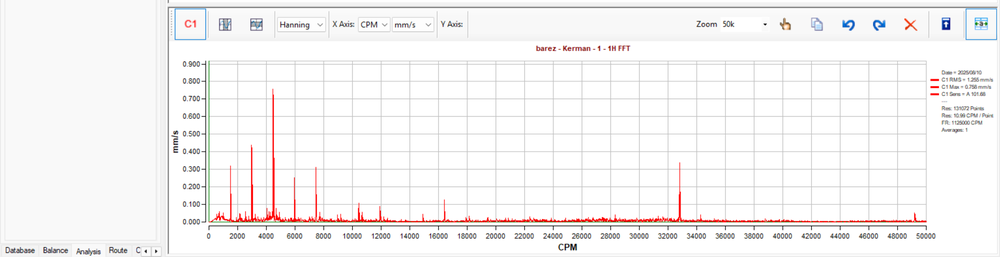
#> input picture test_fft.png, 1000 x 257 px, shrunk from 1917 x 493 before the run
$ python test_curve_extraction.py
#> lines starting #> are read from the running program, lines starting #| are printed output that depends on the picture; after the words box and inside, x2 and y2 are one past the last pixel; in counts of white or black regions, pixels touching at a corner belong together
# test_curve_extraction.py

from pathlib import Path
import cv2
import numpy as np


IMAGE_PATH = Path("test_fft.png")
OUTPUT_PATH = Path("debug_fft_curve.png")


# ============================================================
# پیدا کردن ROI نمودار
# ============================================================

def crop_graph_area(image):

    h, w = image.shape[:2]

    # طبق تست قبلی:
    # محور X حدود y=434 است
    #
    # نمودار معمولاً بالای محور قرار دارد

    x1 = int(w * 0.05)
    x2 = int(w * 0.95)

    y1 = int(h * 0.08)
    y2 = int(h * 0.88)

    return image[y1:y2, x1:x2], (x1, y1)


# ============================================================
# استخراج خطوط
# ============================================================

def extract_curve(roi):

    gray = cv2.cvtColor(
        roi,
        cv2.COLOR_BGR2GRAY
    )


    # افزایش کنتراست

    clahe = cv2.createCLAHE(
        clipLimit=2.0,
        tileGridSize=(8,8)
    )

    enhanced = clahe.apply(gray)


    # Threshold تطبیقی

    binary = cv2.adaptiveThreshold(
        enhanced,
        255,
        cv2.ADAPTIVE_THRESH_GAUSSIAN_C,
        cv2.THRESH_BINARY_INV,
        31,
        8
    )


    # حذف خطوط افقی Grid

    horizontal_kernel = cv2.getStructuringElement(
        cv2.MORPH_RECT,
        (40,1)
    )


    horizontal = cv2.morphologyEx(
        binary,
        cv2.MORPH_OPEN,
        horizontal_kernel
    )


    # حذف خطوط عمودی Grid

    vertical_kernel = cv2.getStructuringElement(
        cv2.MORPH_RECT,
        (1,40)
    )


    vertical = cv2.morphologyEx(
        binary,
        cv2.MORPH_OPEN,
        vertical_kernel
    )


    grid = cv2.bitwise_or(
        horizontal,
        vertical
    )


    clean = cv2.subtract(
        binary,
        grid
    )


    # اتصال قسمت‌های شکسته منحنی

    kernel = cv2.getStructuringElement(
        cv2.MORPH_ELLIPSE,
        (3,3)
    )


    clean = cv2.morphologyEx(
        clean,
        cv2.MORPH_CLOSE,
        kernel,
        iterations=2
    )


    return clean


# ============================================================
# پیدا کردن Contour اصلی
# ============================================================

def find_curve_contour(mask):


    contours, _ = cv2.findContours(
        mask,
        cv2.RETR_EXTERNAL,
        cv2.CHAIN_APPROX_NONE
    )


    if not contours:
        return None


    candidates=[]


    for c in contours:

        area = cv2.contourArea(c)

        length = cv2.arcLength(
            c,
            False
        )


        if length < 100:
            continue


        candidates.append(
            (
                length,
                c
            )
        )


    if not candidates:
        return None


    # بلندترین خط احتمالاً Spectrum است

    candidates.sort(
        key=lambda x:x[0],
        reverse=True
    )


    return candidates[0][1]


# ============================================================
# استخراج نقاط منحنی
# ============================================================

def contour_to_points(contour):

    points=[]

    for p in contour:

        x,y = p[0]

        points.append(
            (
                int(x),
                int(y)
            )
        )

    return points


# ============================================================
# Main
# ============================================================

def main():

    print("="*70)
    print("FFT CURVE EXTRACTION TEST")
    print("="*70)


    image=cv2.imread(
        str(IMAGE_PATH)
    )
#> image is the input picture: shape (257, 1000, 3); mean B, G, R 244.2, 244.3, 246.1


    if image is None:

        print(
            "Image not found"
        )

        return


    roi, offset = crop_graph_area(
        image
    )
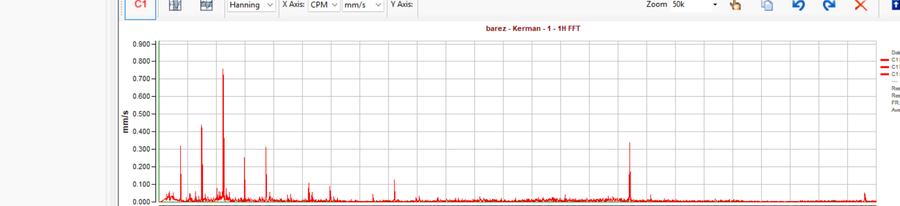
#> roi: shape (206, 900, 3); mean B, G, R 244.9, 245.1, 247.6
#> offset = (50, 20)


    mask = extract_curve(
        roi
    )
#> in extract_curve, `binary = cv2.adaptiveThreshold( enhanced, 255, cv2.ADAPTIVE_THRESH_GAU..`:
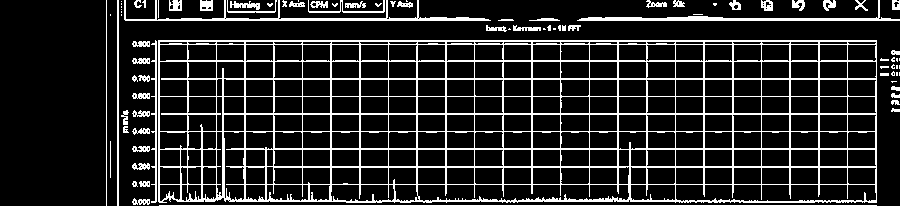
#> binary: shape (206, 900); 15.2% white in thin lines or dots, all inside (x1, y1, x2, y2) = (106, 0, 900, 206)
#> in extract_curve, `horizontal = cv2.morphologyEx( binary, cv2.MORPH_OPEN, horizontal_kern..`:
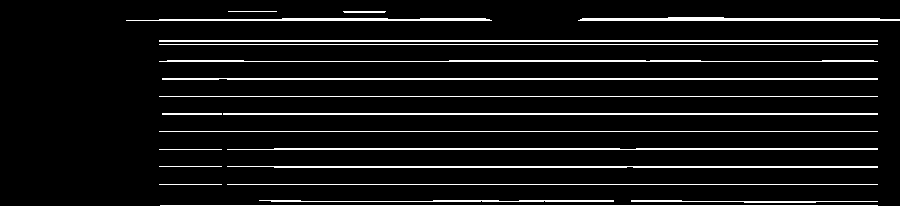
#> horizontal: shape (206, 900); 7.8% white in thin lines or dots, all inside (x1, y1, x2, y2) = (126, 11, 900, 206)
#> in extract_curve, `vertical = cv2.morphologyEx( binary, cv2.MORPH_OPEN, vertical_kernel )`:
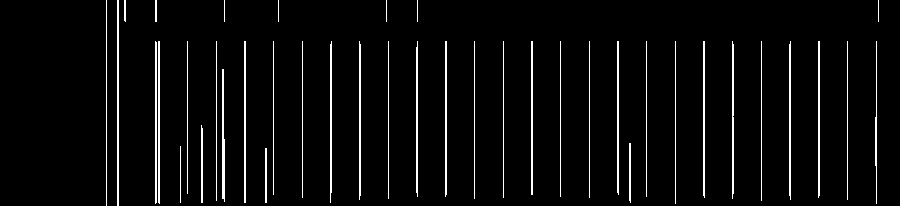
#> vertical: shape (206, 900); 4.3% white in thin lines or dots, all inside (x1, y1, x2, y2) = (106, 0, 879, 206)
#> in extract_curve, `grid = cv2.bitwise_or( horizontal, vertical )`:
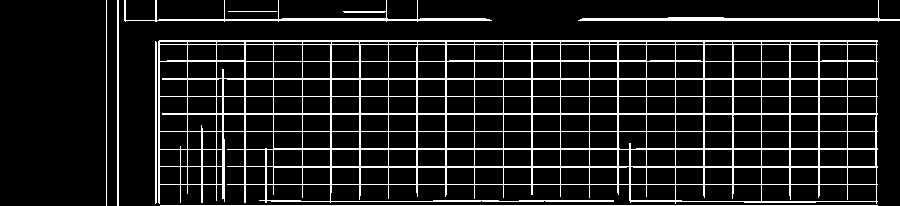
#> grid: shape (206, 900); 11.8% white in thin lines or dots, all inside (x1, y1, x2, y2) = (106, 0, 900, 206)
#> in extract_curve, `clean = cv2.subtract( binary, grid )`: clean: shape (206, 900); 3.5% white in thin lines or dots, all inside (x1, y1, x2, y2) = (110, 0, 900, 206)
#> in extract_curve, `clean = cv2.morphologyEx( clean, cv2.MORPH_CLOSE, kernel, iterations=2 )`:
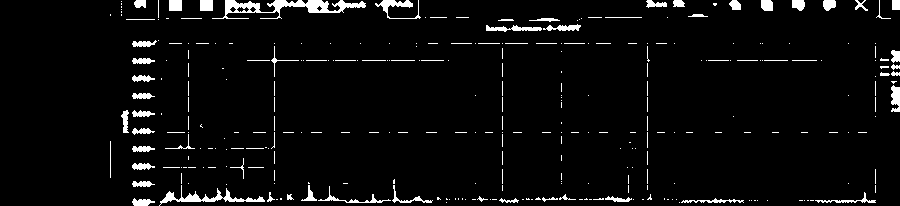
#> clean: shape (206, 900); 4.3% white; 304 white regions (234 under 20 px)


    contour = find_curve_contour(
        mask
    )
#> in find_curve_contour, `contours, _ = cv2.findContours( mask, cv2.RETR_EXTERNAL, cv2.CHAIN_APP..`: contours = 304 contours, 264 with area under 20; largest, box (x1, y1, x2, y2) and area: (212, 0, 366, 19) 938, (159, 185, 265, 206) 390, (375, 0, 421, 19) 189, (486, 25, 542, 32) 152, (891, 85, 900, 112) 149
#> the loop in find_curve_contour, `for c in contours: ` made 304 passes
#> (area, length) on passes 27, 32, 38: (76, 151.1), (29.5, 48.77), (98, 54.04)
#> after the loop in find_curve_contour, `for c in contours:`: candidates = 9 items
#> contour = contour of 480 points, box (x1, y1, x2, y2) (212, 0, 366, 19), area 938


    debug = image.copy()


    if contour is None:

        print(
            "No curve detected"
        )

    else:


        points = contour_to_points(
            contour
        )
#> the loop in contour_to_points, `for p in contour: ` made 480 passes
#> (x, y) on passes 1 to 3: (225, 0), (225, 1), (225, 2)
#> after the loop in contour_to_points, `for p in contour:`: points = 480 pairs, first value 212 to 365, second value 0 to 18


        print(
            "Curve points:",
            len(points)
        )
#| Curve points: 480


        # انتقال مختصات به تصویر اصلی

        contour_shifted = contour.copy()
#> contour_shifted has the same summary as contour

        contour_shifted[:,:,0] += offset[0]
        contour_shifted[:,:,1] += offset[1]


        cv2.drawContours(
            debug,
            [
                contour_shifted
            ],
            -1,
            (0,0,255),
            2
        )
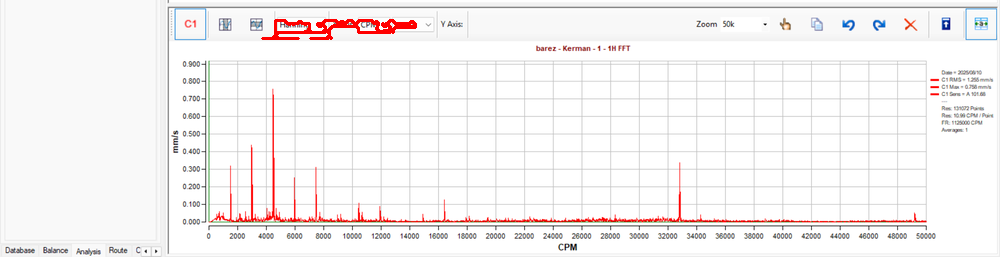
#> debug: shape (257, 1000, 3); 0.54% of pixels changed, all inside (x1, y1, x2, y2) = (261, 19, 417, 40)


        print(
            "Contour extracted"
        )


    cv2.imwrite(
        str(OUTPUT_PATH),
        debug
    )


    print()
    print(
        "Saved:",
        OUTPUT_PATH
    )


if __name__=="__main__":
    main()

$ run again, with image_bc803d.png copied over test_fft.png
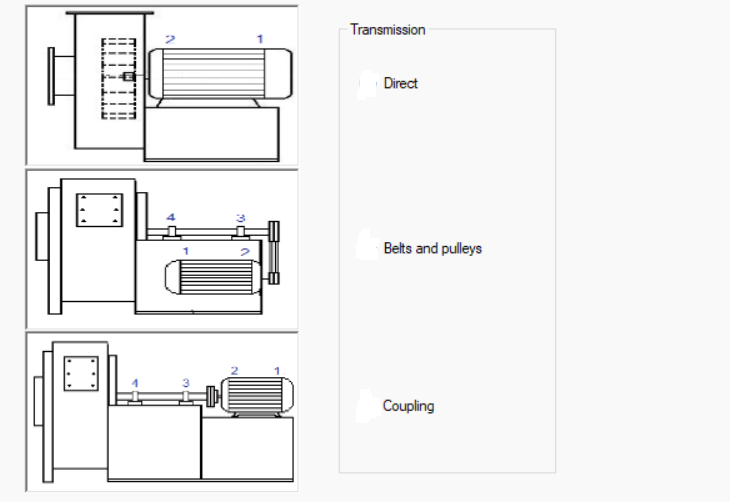
#> input picture image_bc803d.png, 730 x 502 px
#> in main, image is the input picture: shape (502, 730, 3); mean B, G, R 241, 241, 241
#> offset = (36, 40)
#> in extract_curve, `binary = cv2.adaptiveThreshold( enhanced, 255, cv2.ADAPTIVE_THRESH_GAU..`:
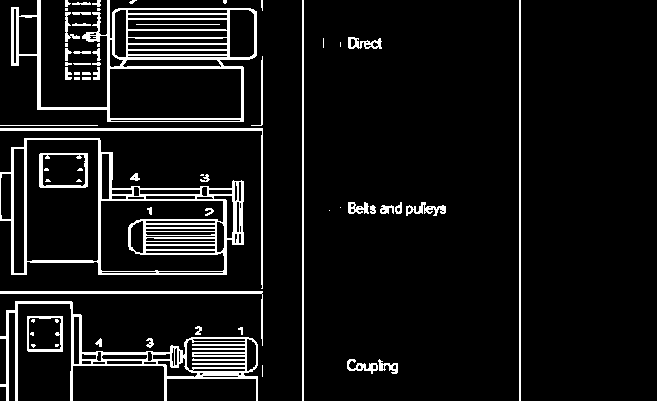
#> binary: shape (401, 657); 8.3% white; 68 white regions (24 under 20 px), largest, box (x1, y1, x2, y2) and area: (0, 138, 244, 275) 5403, (11, 0, 257, 122) 5251, (0, 301, 258, 401) 3894
#> horizontal: shape (401, 657); 3.6% white in thin lines or dots, all inside (x1, y1, x2, y2) = (0, 8, 264, 379)
#> vertical: shape (401, 657); 2.7% white; 28 white regions, largest, box (x1, y1, x2, y2) and area: (302, 0, 304, 401) 802, (519, 0, 521, 401) 802, (98, 139, 102, 276) 458
#> grid: shape (401, 657); 6.2% white; 47 white regions, largest, box (x1, y1, x2, y2) and area: (116, 8, 257, 62) 2444, (24, 138, 228, 276) 2203, (37, 0, 245, 123) 1935
#> contours = 101 contours, 78 with area under 20; largest, box (x1, y1, x2, y2) and area: (65, 0, 107, 80) 1767, (27, 316, 63, 352) 1224, (195, 174, 244, 245) 820, (142, 337, 194, 373) 605, (128, 219, 147, 255) 496
#> the loop in find_curve_contour, `for c in contours: ` made 101 passes
#> (area, length) on passes 4, 10, 16, 21, 23, 24, 27, 28: (74.5, 140.7), (405, 135.7), (178.5, 75.94), (49, 79.28), (29.5, 22.14), (605, 239.1), (34.5, 27.73), (1224.5, 138.4)
#> after the loop in find_curve_contour, `for c in contours:`: candidates = 9 items
#> contour = contour of 352 points, box (x1, y1, x2, y2) (65, 0, 107, 80), area 1767
#> the loop in contour_to_points, `for p in contour: ` made 352 passes
#> (p, x) on passes 1 to 3: ([[65, 0]], 65), ([[65, 1]], 65), ([[65, 2]], 65)
#> after the loop in contour_to_points, `for p in contour:`: points = 352 pairs, first value 65 to 106, second value 0 to 79
#| Curve points: 352
#> contour_shifted has the same summary as contour
#> in main, `cv2.drawContours( debug, [ contour_shifted ], -1, (0,0,255), 2 )`:
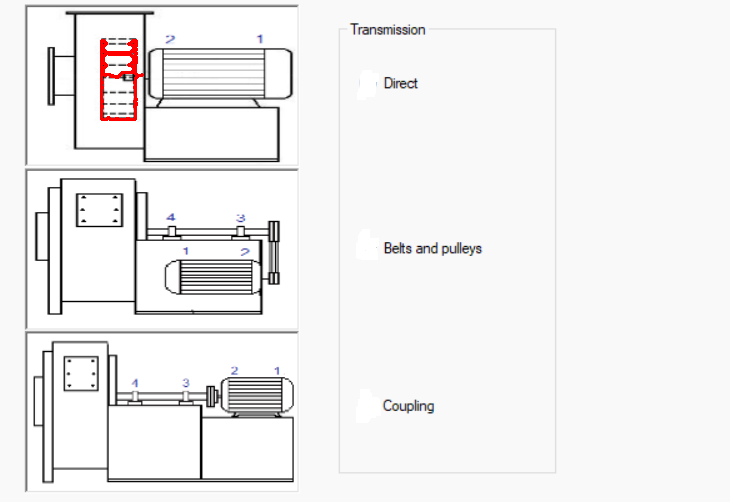
#> debug: shape (502, 730, 3); 0.31% of pixels changed, all inside (x1, y1, x2, y2) = (100, 39, 144, 121)
